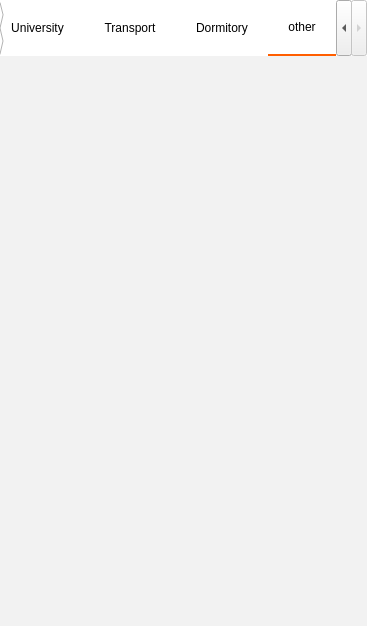
<?xml version="1.0" encoding="UTF-8"?>
<ui version="4.0">
 <class>Categories</class>
 <widget class="QWidget" name="Categories">
  <property name="geometry">
   <rect>
    <x>0</x>
    <y>0</y>
    <width>367</width>
    <height>626</height>
   </rect>
  </property>
  <property name="windowTitle">
   <string>Form</string>
  </property>
  <property name="styleSheet">
   <string notr="true">QTabBar::tab {
    border: 0px;
	/*border-bottom: 2px solid rgb(255,94,0);*/
	padding: 20px;
	background: white;
}

QTabBar {
    border: 0px;

	background: white;
}

QTabBar::tab:Selected , QTabBar::tab:hover {
	border-bottom: 2px solid rgb(255,94,0);
}

QTabWidget::pane { /* The tab widget frame */
    border-top: 0px solid #C2C7CB;
	background-color: rgb(242,242,242);
}</string>
  </property>
  <layout class="QGridLayout" name="gridLayout">
   <property name="leftMargin">
    <number>0</number>
   </property>
   <property name="topMargin">
    <number>0</number>
   </property>
   <property name="rightMargin">
    <number>0</number>
   </property>
   <property name="bottomMargin">
    <number>0</number>
   </property>
   <property name="spacing">
    <number>0</number>
   </property>
   <item row="0" column="0">
    <widget class="QTabWidget" name="tabWidget">
     <property name="maximumSize">
      <size>
       <width>16777201</width>
       <height>16777215</height>
      </size>
     </property>
     <property name="currentIndex">
      <number>4</number>
     </property>
     <widget class="QWidget" name="tab">
      <attribute name="title">
       <string>Immigration</string>
      </attribute>
     </widget>
     <widget class="QWidget" name="tab_2">
      <attribute name="title">
       <string>University</string>
      </attribute>
      <layout class="QVBoxLayout" name="verticalLayout">
       <item>
        <widget class="QWidget" name="widget" native="true">
         <property name="styleSheet">
          <string notr="true">#widget {
	border-radius: 3px;
	border: 1px solid rgb(117, 109, 109);
	border-top: 0px;
	background-color: white;
	box-shadow: 
}</string>
         </property>
         <layout class="QGridLayout" name="gridLayout_2">
          <item row="1" column="0">
           <widget class="QLabel" name="label_2">
            <property name="text">
             <string>&lt;html&gt;&lt;head/&gt;&lt;body&gt;&lt;p&gt;&lt;span style=&quot; font-size:14pt;&quot;&gt;How to get Student card&lt;/span&gt;&lt;/p&gt;&lt;/body&gt;&lt;/html&gt;</string>
            </property>
           </widget>
          </item>
          <item row="0" column="0">
           <widget class="QLabel" name="label">
            <property name="text">
             <string>&lt;html&gt;&lt;head/&gt;&lt;body&gt;&lt;p&gt;&lt;span style=&quot; color:#dadada;&quot;&gt;27/11/2014&lt;/span&gt;&lt;/p&gt;&lt;/body&gt;&lt;/html&gt;</string>
            </property>
           </widget>
          </item>
          <item row="0" column="1" rowspan="2">
           <widget class="QPushButton" name="pushButton_2">
            <property name="maximumSize">
             <size>
              <width>50</width>
              <height>16777215</height>
             </size>
            </property>
            <property name="text">
             <string>--&gt;</string>
            </property>
            <property name="flat">
             <bool>true</bool>
            </property>
           </widget>
          </item>
         </layout>
        </widget>
       </item>
       <item>
        <widget class="QWidget" name="widget_2" native="true">
         <property name="styleSheet">
          <string notr="true">#widget_2 {
	border-radius: 3px;
	border: 1px solid rgb(117, 109, 109);
	border-top: 0px;
	background-color: white;
	box-shadow: 
}</string>
         </property>
         <layout class="QGridLayout" name="gridLayout_3">
          <item row="0" column="1" rowspan="2">
           <widget class="QPushButton" name="pushButton">
            <property name="maximumSize">
             <size>
              <width>50</width>
              <height>16777215</height>
             </size>
            </property>
            <property name="text">
             <string>--&gt;</string>
            </property>
            <property name="flat">
             <bool>true</bool>
            </property>
           </widget>
          </item>
          <item row="0" column="0">
           <widget class="QLabel" name="label_4">
            <property name="text">
             <string>&lt;html&gt;&lt;head/&gt;&lt;body&gt;&lt;p&gt;&lt;span style=&quot; color:#dadada;&quot;&gt;27/11/2014&lt;/span&gt;&lt;/p&gt;&lt;/body&gt;&lt;/html&gt;</string>
            </property>
           </widget>
          </item>
          <item row="1" column="0">
           <widget class="QLabel" name="label_5">
            <property name="text">
             <string>&lt;html&gt;&lt;head/&gt;&lt;body&gt;&lt;p&gt;&lt;span style=&quot; font-size:14pt;&quot;&gt;Administration paper&lt;/span&gt;&lt;/p&gt;&lt;/body&gt;&lt;/html&gt;</string>
            </property>
           </widget>
          </item>
         </layout>
        </widget>
       </item>
       <item>
        <spacer name="verticalSpacer">
         <property name="orientation">
          <enum>Qt::Vertical</enum>
         </property>
         <property name="sizeHint" stdset="0">
          <size>
           <width>20</width>
           <height>414</height>
          </size>
         </property>
        </spacer>
       </item>
      </layout>
     </widget>
     <widget class="QWidget" name="tab_3">
      <attribute name="title">
       <string>Transport</string>
      </attribute>
      <layout class="QGridLayout" name="gridLayout_5">
       <item row="0" column="0">
        <widget class="QWidget" name="widget_3" native="true">
         <property name="styleSheet">
          <string notr="true">#widget_3 {
	border-radius: 3px;
	border: 1px solid rgb(117, 109, 109);
	border-top: 0px;
	background-color: white;
	box-shadow: 
}</string>
         </property>
         <layout class="QGridLayout" name="gridLayout_4">
          <item row="1" column="0">
           <widget class="QLabel" name="label_3">
            <property name="text">
             <string>&lt;html&gt;&lt;head/&gt;&lt;body&gt;&lt;p&gt;&lt;span style=&quot; font-size:14pt;&quot;&gt;How to get Student card&lt;/span&gt;&lt;/p&gt;&lt;/body&gt;&lt;/html&gt;</string>
            </property>
           </widget>
          </item>
          <item row="0" column="0">
           <widget class="QLabel" name="label_6">
            <property name="text">
             <string>&lt;html&gt;&lt;head/&gt;&lt;body&gt;&lt;p&gt;&lt;span style=&quot; color:#dadada;&quot;&gt;27/11/2014&lt;/span&gt;&lt;/p&gt;&lt;/body&gt;&lt;/html&gt;</string>
            </property>
           </widget>
          </item>
          <item row="0" column="1" rowspan="2">
           <widget class="QPushButton" name="pushButton_3">
            <property name="maximumSize">
             <size>
              <width>50</width>
              <height>16777215</height>
             </size>
            </property>
            <property name="text">
             <string>--&gt;</string>
            </property>
            <property name="flat">
             <bool>true</bool>
            </property>
           </widget>
          </item>
         </layout>
        </widget>
       </item>
       <item row="1" column="0">
        <spacer name="verticalSpacer_2">
         <property name="orientation">
          <enum>Qt::Vertical</enum>
         </property>
         <property name="sizeHint" stdset="0">
          <size>
           <width>20</width>
           <height>481</height>
          </size>
         </property>
        </spacer>
       </item>
      </layout>
     </widget>
     <widget class="QWidget" name="tab_4">
      <attribute name="title">
       <string>Dormitory</string>
      </attribute>
     </widget>
     <widget class="QWidget" name="tab_5">
      <attribute name="title">
       <string>other</string>
      </attribute>
     </widget>
    </widget>
   </item>
  </layout>
 </widget>
 <resources/>
 <connections/>
</ui>
